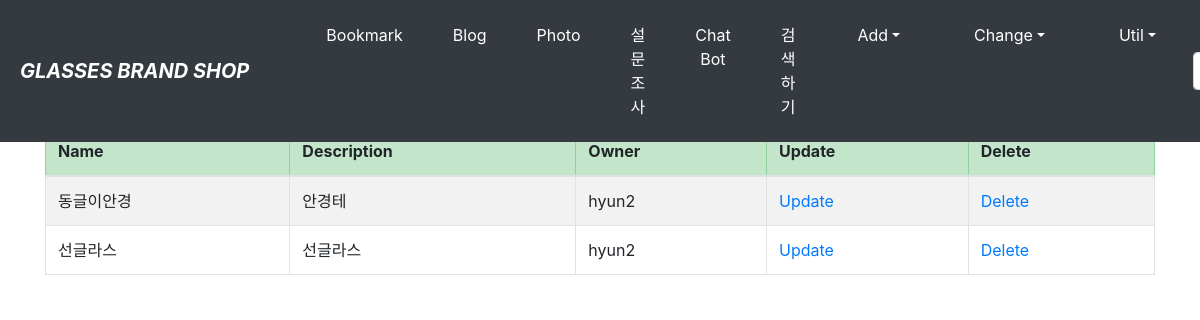
Page /photo/album/change/ (signed in) on the committed database.
### photo/models.py (models this page shows, shortened)
class Album(models.Model):
    name = models.CharField('NAME', max_length=30)
    description = models.CharField('One Line Description', max_length=100, blank=True)
    owner = models.ForeignKey('auth.User', on_delete=models.CASCADE, verbose_name='OWNER', blank=True, null=True)
    class Meta:
        ordering = ('name',)

### photo/views.py (the view)
# urls.py: path('album/change/', views.AlbumChangeLV.as_view(), name='album_change'),
class AlbumChangeLV(LoginRequiredMixin, ListView):
    model = Album
    template_name = 'photo/album_change_list.html'
    def get_queryset(self):
        return Album.objects.filter(owner=self.request.user)

### photo/templates/photo/album_change_list.html (shortened to what this page needs)
{% extends "base.html" %}
{% block content %}
    <h1>Album Change - {{user}}</h1>
    <table class="table table-striped table-bordered table-condensed">
        <thead>
        <tr class="table-success">
            <th>Name</th>
            <th>Description</th>
            <th>Owner</th>
            <th>Update</th>
            <th>Delete</th>
        </tr>
        </thead>
        <tbody>
        {% for item in object_list %}
        <tr>
            <td>{{ item.name }}</td>
            <td>{{ item.description }}</td>
            <td>{{ item.owner }}</td>
            <td><a href="{% url 'photo:album_update' item.id %}">Update</a></td>
            <td><a href="{% url 'photo:album_delete' item.id %}">Delete</a></td>
        </tr>
        {% endfor %}
        </tbody>
    </table>
{% endblock %}

### rows in the picture
Album: name "동글이안경", description "안경테", owner "hyun2"
Album: name "선글라스", description "선글라스", owner "hyun2"
